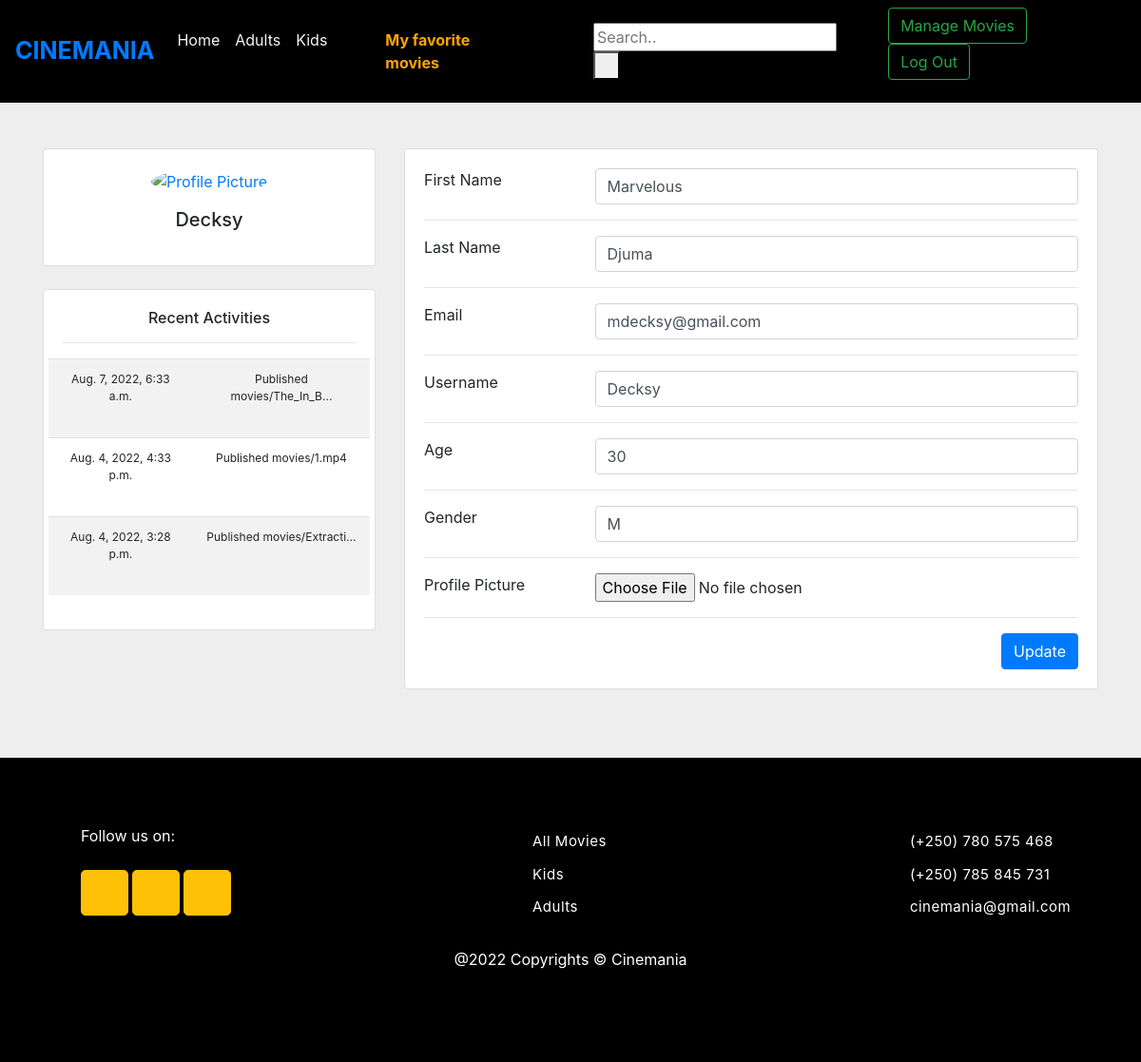
Screenshot of /profile/4 with the database file from the repository.
### relecloud/models.py (models this page shows, shortened)
class User(AbstractUser):
    sex = (('M', 'Male'), ('F', 'Female'), ('O', 'Other'))
    gender = models.CharField(max_length=10, choices=sex, default='M')
    age = models.IntegerField(null=True, blank=True)
    profile_image = models.FileField(upload_to = 'images/', null=True, blank=True)

class Activity(models.Model):
    user = models.ForeignKey(User, on_delete=models.CASCADE)
    action = models.CharField(max_length=255)
    time = models.DateTimeField()

### relecloud/views.py (the view, shortened to what this page needs)
# urls.py: path('profile/<str:pk>', views.profile, name='profile'),
def profile(request, pk):
    userInfo = User.objects.get(id=pk)
    actions = Activity.objects.filter(user = pk).order_by('-time')
    context = {'user': userInfo, 'activities': actions}
    return render(request, 'profile.html', context)

### relecloud/templates/profile.html (shortened to what this page needs)
{% extends 'base.html' %}
{% load static %}
{% if user.is_authenticated %}
          {% block content %}
            <div class="fluid">
                <nav style="background: #000000; box-shadow: box-show;" class="navbar navbar-expand-lg">
                    <a class="navbar-brand" style="font-size: 25px" href="{% url 'movies' %}"><b>CINEMANIA</b></a>
                    <div class="collapse navbar-collapse" id="navbarSupportedContent">
                      <ul class="navbar-nav mr-auto">
                        <li class="nav-item active">
                          <a class="nav-link text-whitesmoke active" href="{% url 'movies' %}">Home <span class="sr-only">(current)</span></a>
                        </li>
                          <li class="nav-item">
                          <a class="nav-link text-whitesmoke" href="{% url 'adults' %}">Adults</a>
                        </li>
                        <li class="nav-item">
                          <a class="nav-link text-whitesmoke" href="{% url 'kids' %}">Kids</a>
                        </li>&nbsp;&nbsp;&nbsp;&nbsp;&nbsp;&nbsp;&nbsp;&nbsp;&nbsp;&nbsp;
                        {% if user.is_authenticated %}
                        <li class="nav-item">
                          <a class="nav-link text-whitesmoke" style="color:orange" href="{% url 'myfavs' user.id %}"><b>My favorite movies</b></a>
                        </li>
                        {% endif %}
                      </ul>
                      <ul class="navbar-nav mr-auto">
                      {% if user.is_authenticated %}
                      <div>
                      </div>
                        {% endif %}
                        <div class="topnav">
                          <div class="search-container">
                            <form action="{% url 'search' %}" method="POST" > {% csrf_token %}
                              <input type="text" placeholder="Search.." name="search">
                              <button type="submit"><i class="fa fa-search"></i></button>
                            </form>
                          </div>
                        </div>
                    </ul>
                      <ul class="right">
                        {% if user.is_authenticated %}
                          <div>
                          <a href="{% url 'myMovies' user.id %}">
                          <button class="btn btn-outline-success my-2 my-sm-0" type="submit">Manage Movies</button></a>
                          <a href="{% url 'logout' %}">
                              <button class="btn btn-outline-success my-2 my-sm-0" type="submit">Log Out</button></a>
                          </div>
                          {% endif %}
                        </ul>
                    </div>
                  </nav>
                  <div>
                    {% if user.is_authenticated %}
                    <section style="background-color: #eee;">
                        <div class="container py-5">
                          <div class="row">
                            <div class="col-lg-4">
                              <div class="card mb-4">
                                <div class="card-body text-center">
                                    {% if user.profile_image %}
                                    <a href="" class="profile-pic"><img src="{{ user.profile_image.url }}" alt="Profile Picture"
                                    class="rounded-circle img-fluid" style="width: 150px;"></a>
                                    {% elif user.gender == "M" %}
                                    <a href="" class="profile-pic"><img src="media/images/male_avator.png" alt="Profile Picture"
                                        class="rounded-circle img-fluid" style="width: 150px;"></a>
                                        {% else %}
                                        <a href="" class="profile-pic"><img src="media/images/female_avator.png" alt="Profile Picture"
                                            class="rounded-circle img-fluid" style="width: 150px;"></a>
                                    {% endif %}
                                  <h5 class="my-3">{{ user.username }}</h5>
                                </div>
                              </div>
                              <div class="card mb-4">
                                <div class="card-body text-center">
                                   <h6>Recent Activities</h6>
                                   <hr>
                                   <div style="height: 265px" class="row overflow-auto">
                                   <table class="table table-hover table-striped">
                                    {% for action in activities %}
                                    <tr>
                                      <td><p style="font-size: 12px">{{ action.time }}</p></td>
                                      <td>
                                        {% if action.action|length > 25 %}
                                        <p style="font-size: 12px">{{ action.action|slice:25 }}...</p>
                                        {% else %}
                                        <p style="font-size: 12px">{{ action.action}}</p>
                                        {% endif %}
                                      </td>
                                    </tr>
                                    {% endfor %}
                                   </table>
                                  </div>
                                </div>
                              </div>
                            </div>
                            <div class="col-lg-8">
                              <div class="card mb-4">
                                <div class="card-body">
                                    <form method="post" enctype="multipart/form-data">{% csrf_token %}
                                  <div class="row">
                                    <div class="col-sm-3">
                                      <p class="mb-0">First Name</p>
                                    </div>
                                    <div class="col-sm-9">
                                      <input type="text" class="form-control" name="fname" value="{{ user.first_name }}">
                                    </div>
                                  </div>
                                  <hr>
                                  <div class="row">
                                    <div class="col-sm-3">
                                      <p class="mb-0">Last Name</p>
                                    </div>
                                    <div class="col-sm-9">
                                      <input type="text" class="form-control" name="lname" value="{{ user.last_name }}">
                                    </div>
                                  </div>
                                  <hr>
                                  <div class="row">
                                    <div class="col-sm-3">
                                      <p class="mb-0">Email</p>
                                    </div>
                                    <div class="col-sm-9">
                                      <input type="text" class="form-control" name="email" value="{{ user.email }}">
                                    </div>
                                  </div>
                                  <hr>
                                  <div class="row">
                                    <div class="col-sm-3">
                                      <p class="mb-0">Username</p>
                                    </div>
                                    <div class="col-sm-9">
                                      <input type="text" class="form-control" name="username" value="{{ user.username }}">
                                    </div>
                                  </div>
                                  <hr>
                                  <div class="row">
                                    <div class="col-sm-3">
                                      <p class="mb-0">Age</p>
                                    </div>
                                    <div class="col-sm-9">
                                      <input type="text" class="form-control" name="age" value="{{ user.age }}">
                                    </div>
                                  </div>
                                  <hr>
                                  <div class="row">
                                    <div class="col-sm-3">
                                      <p class="mb-0">Gender</p>
                                    </div>
                                    <div class="col-sm-9">
                                      <input type="text" class="form-control" name="gender" value="{{ user.gender }}">
                                    </div>
                                  </div>
                                  <hr>
                                  <div class="row">
                                    <div class="col-sm-3">
                                      <p class="mb-0">Profile Picture</p>
                                    </div>
                                    <div class="col-sm-9">
                                      <input type="file" name="" value="{{ user.profile_image }}">
                                    </div>
                                  </div>
                                  <hr>
                                  <div class="row">
                                    <div class="col-sm-3">
                                    </div>
                                    <div class="col-sm-9">
                                      <input style="float: right" type="submit" class="btn btn-primary" name="update" value="Update">
                                    </div>
                                  </div>
                                </div>
                              </div>
                                </div>
                              </div>
                            </div>
                          </div>
                        </div>
                      {% else %}
                      {% url 'login' %}
                      {% endif %}
                      {% endblock %}
{% else %}
{% url 'login' %}
{% endif %}

### relecloud/static/stylings/styles.css (style rules this page uses)
body { font-family: Helvetica; }
a { color: lightblue; }
.text-whitesmoke { color: whitesmoke }
.form-control, .border-line { background-color: #5f5f5f; background-image: none; border: 1px solid #424242; border-radius: 1px; color: inherit; display: block; padding: 6px 12px; transition: border-color 0.15s ease-in-out 0s, box-shadow 0.15s ease-in-out 0s; width: 100%; }
.form-control, .form-control:focus { box-shadow: none; }

### relecloud/templates/base.html (style rules this page uses)
.right { list-style: none; display: block; }
body { background-color: #f9f9fa }

### rows the page displays
User: username "Decksy", fname "Marvelous", lname "Djuma", email "mdecksy@gmail.com", age "30", gender "M"
Activity: time "Aug. 7, 2022, 6:33 a.m.", action "Published movies/The_In_B"
Activity: time "Aug. 4, 2022, 4:33 p.m.", action "Published movies/1.mp4"
Activity: time "Aug. 4, 2022, 3:28 p.m.", action "Published movies/Extracti"
